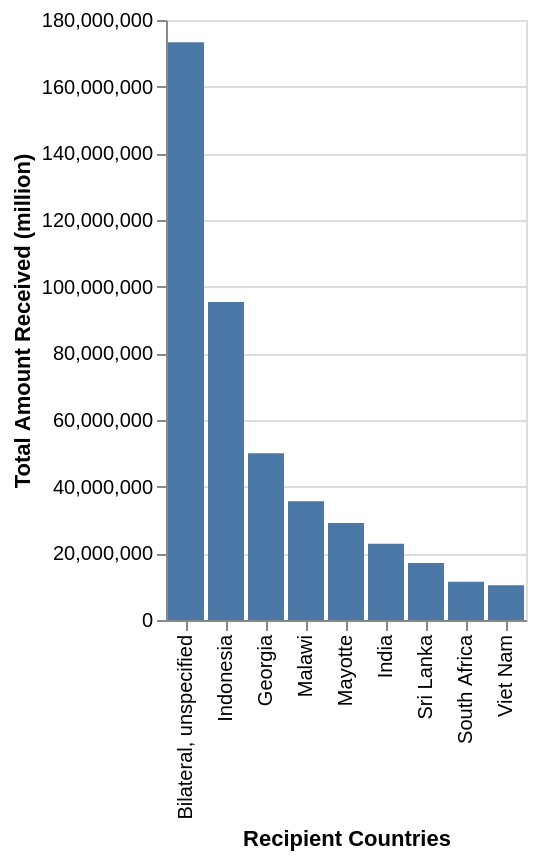

Specify this chart in Vega-Lite:
### Vega-Lite specification from a JSON file in a GitHub repository (floating-point values rounded to 4 significant figures; data arrays with more than 128 entries replaced by an {"elided": "..."} marker saying what was removed)
{"$schema": "https://vega.github.io/schema/vega-lite/v5.json", "description": "A bar chart showing recipient countries who received more than 10 million between 1991 and 2010", "data": {"values": {"elided": "129 records"}}, "transform": [{"filter": "datum.amount >= 10000000"}], "mark": "bar", "encoding": {"x": {"field": "recip", "type": "ordinal", "sort": {"op": "sum", "field": "amount", "order": "descending"}, "axis": {"title": "Recipient Countries"}}, "y": {"aggregate": "sum", "field": "amount", "type": "quantitative", "axis": {"title": "Total Amount Received (million)"}}, "tooltip": {"field": "amount", "type": "quantitative"}}}
